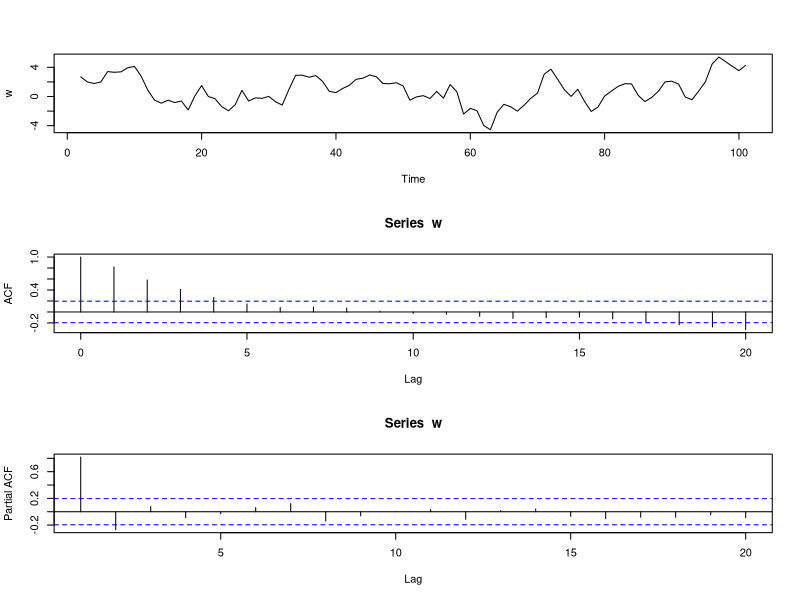
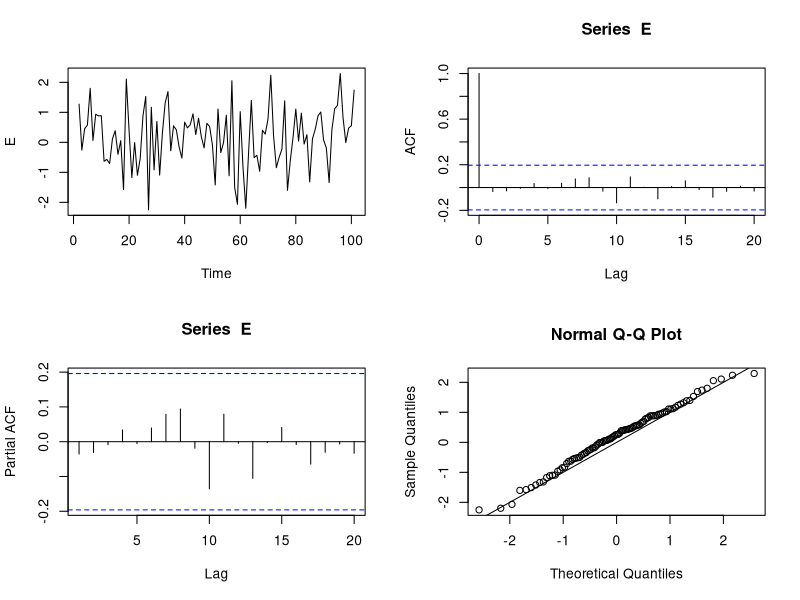
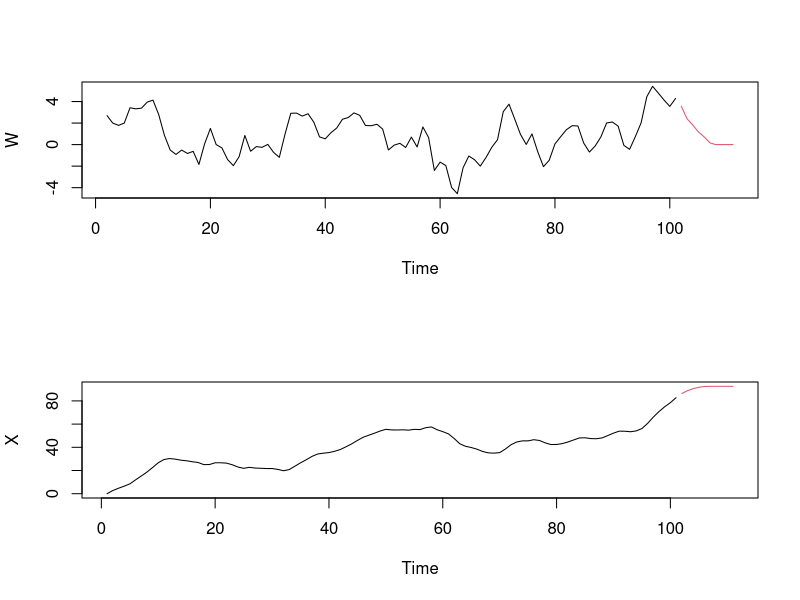
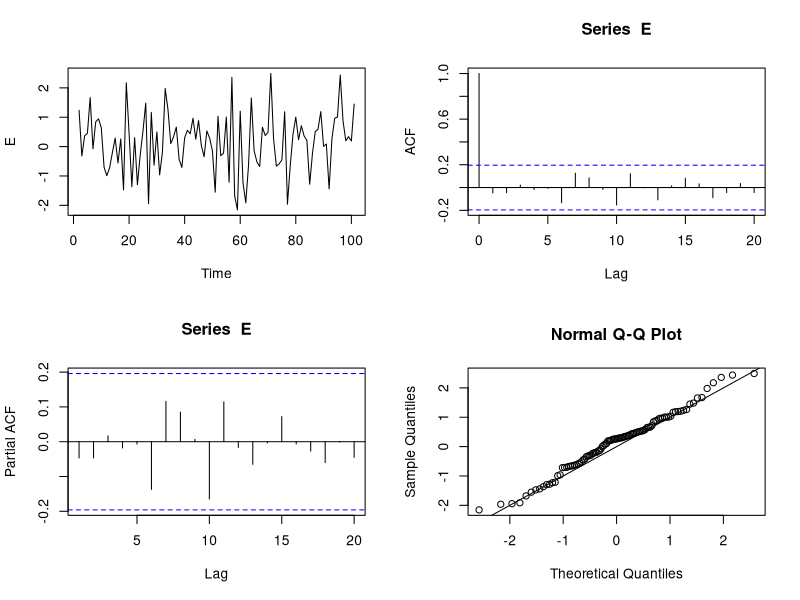
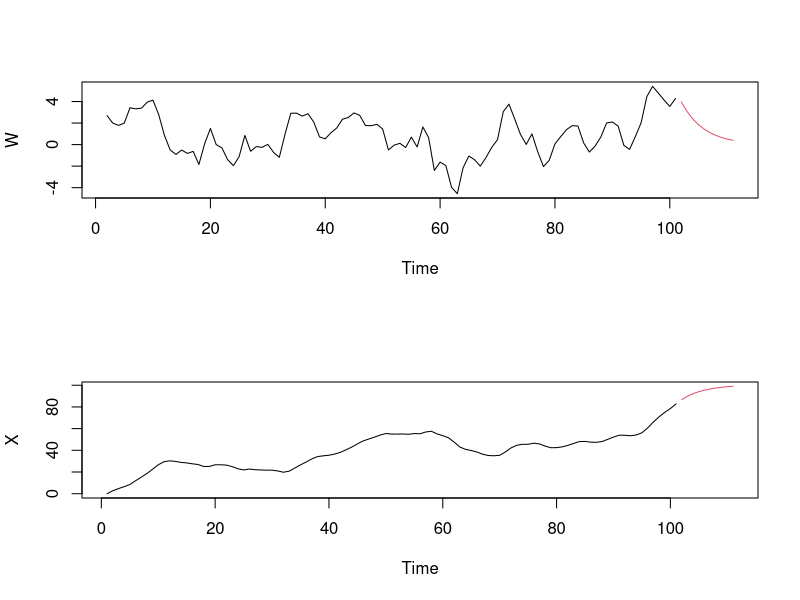
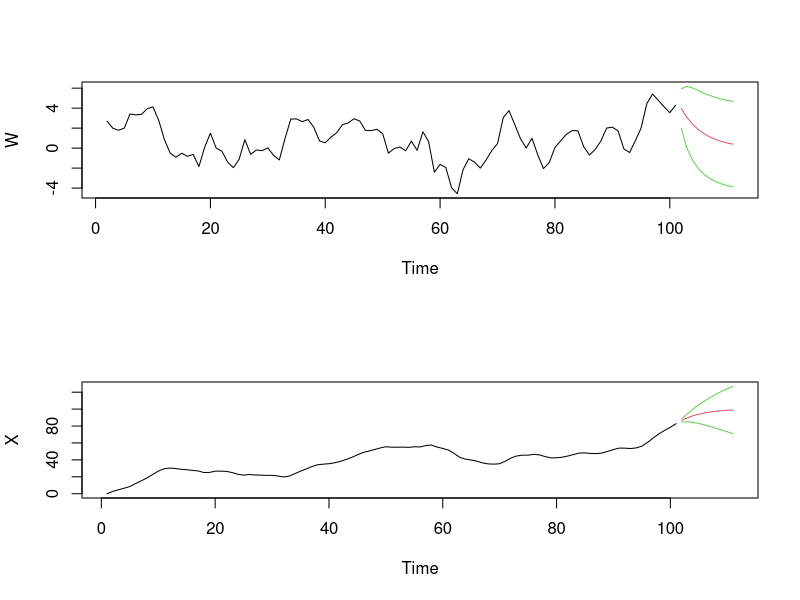
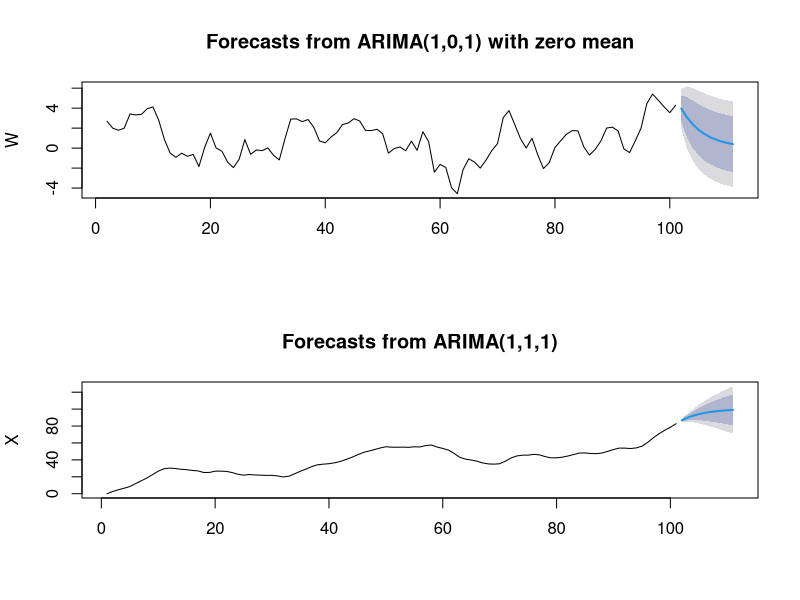
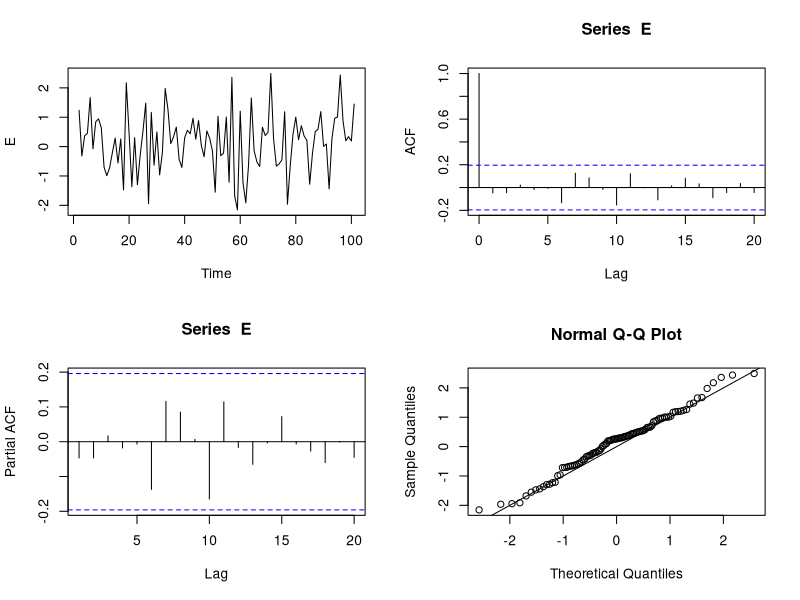

The R script that drew these images, in order:

## simulando ARIMA(1,1,1)
x <- arima.sim(n = 100, model=list(order=c(1,1,1), ar = 0.6, ma = 0.5))


## série diferenciada
w <- diff(x, differences = 1 )

## correlações da série estacionária {w_t}
par(mfrow=c(3,1))
plot.ts(w)
print( acf(w))
print( pacf(w))




#################################################
#### Previsão  do modelo MA(q) para {w_t} #######
#################################################
fit_w <- arima(w, order=c(0,0,6), include.mean = FALSE)

E <- fit_w$residuals

## análise visual
par(mfrow=c(2,2))
plot(E)
acf(E)
pacf(E)
qqnorm(E)
abline(0,1)


# Modelo escolhido para X --> ARIMA(0,1,6)
fit_x <- arima(x, order=c(0,1,6), include.mean = FALSE)

##################
### Previsão #####
##################
par(mfrow=c(2,1))

## Funcao base do R para previsão
## previsão série {w}
prev_w <- predict(fit_w, 10) ## previsão de 10 valores a frente de w_n

plot(cbind(w,prev_w$pred) , plot.type = "single", col=c(1,2), ylab='W')

## previsão série {x}
prev_x <- predict(fit_x, 10) ## previsão de 10 valores a frente de x_n

plot(cbind(x,prev_x$pred) , plot.type = "single", col=c(1,2), ylab='X')







######################################################
#### Ajuste e resíduos do ARMA(p,q) para {w_t}   #####
######################################################

fit_w <- arima(w, order=c(1,0,1), include.mean = FALSE)

E <- fit_w$residuals

## análise visual
par(mfrow=c(2,2))
plot(E)
acf(E)
pacf(E)
qqnorm(E)
abline(0,1)


# Modelo escolhido para X --> ARIMA(1,1,1)
fit_x <- arima(x, order=c(1,1,1), include.mean = FALSE)


###############################################
### Previsão da série {w_t} --> ARMA(1,1) #####
###############################################

par(mfrow=c(2,1))

## Funcao base do R para previsão

## previsão série {w}
prev_w <- predict(fit_w, 10) ## previsão de 10 valores a frente de w_n

plot(cbind(w,prev_w$pred) , plot.type = "single", col=c(1,2), ylab='W')

#### Calculando a variancia do ARMA(p,q) via MA(Inf)
sigma2 <- fit_w$sigma2 ## estimativa do sigma2
MA_coef <- ARMAtoMA(ar = 0.5571, ma = 0.5419, lag.max=9) ## tranforma ARMA(p,q) em MA(Inf) e retornar os coeficientes
var_cond <- sigma2*cumsum(c(1,MA_coef^2))
print(var_cond) #sigma2_{n+h|n}, h=1,2,...,10

## a função predict() retorna desvio padrão condicional (erro padrão), veja a equivalencia:
sqrt(var_cond)
prev_w$se


##################################################
### Previsão da série {x_t} --> ARIMA(p,d,q) #####
##################################################

# sabemos que x_{n+h|n} = x_n + soma_{i=1}^h w_{n+i|n}
# logo
n <- length(x)
x[n] + cumsum(prev_w$pred)
# são as previsões pontuais para a série {x}

## compare com os resultados da funcao predict()
prev_x <- predict(fit_x, 10) ## previsão de 10 valores a frente de x_n
prev_x$pred

plot(cbind(x,prev_x$pred) , plot.type = "single", col=c(1,2), ylab='X')

## a função predict retorna desvio padrão condicional (erro padrão) do modelo ARIMA(p,d,q)
## calculado via filtro kalman
prev_x$se



################################################################
###        Previsao intervalar                ##################
################################################################
###
### Verificada a condição de normalidade dos resíduos
### intervalos com 95% de confiança para X_{n+h|n}
### são dados por x_{n+h|n} +- 1,96 sqrt( sigma2_{n+h|n} )

par(mfrow=c(2,1))

### série {w}
LI <- prev_w$pred - 1.96*prev_w$se
LS <- prev_w$pred + 1.96*prev_w$se
plot(cbind(w,prev_w$pred,LI,LS) , plot.type = "single", col=c(1,2,3,3), ylab='W')

### série {x}
LI <- prev_x$pred - 1.96*prev_x$se
LS <- prev_x$pred + 1.96*prev_x$se
plot(cbind(x,prev_x$pred,LI,LS) , plot.type = "single", col=c(1,2,3,3), ylab='X')










################################################################
##########   O pacote forecast                ##################
################################################################

require(forecast)

par(mfrow=c(2,1))

### série {w}
prev_w <- forecast(fit_w, h=10, level=c(80,95))
prev_w
plot(prev_w, ylab='W')

### série {x}
prev_x <- forecast(fit_x, h=10, level=c(80,95))
prev_x
plot(prev_x, ylab='X')


#########################################
######## arima automático   #############
#########################################
## ajusta automaticamente as ordens e ajusta o modelo
fit_auto <- auto.arima(x)
E <- fit_w$residuals

## análise visual
par(mfrow=c(2,2))
plot(E)
acf(E)
pacf(E)
qqnorm(E)
abline(0,1)

prev_auto <- forecast(fit_auto, h=10, level=c(80,95))
prev_auto
plot(prev_auto)






#################################################################
######### AirPassengers #########################################
#################################################################

fit_auto <- auto.arima(AirPassengers)
E <- fit_w$residuals

## análise visual
par(mfrow=c(2,2))
plot(E)
acf(E)
pacf(E)
qqnorm(E)
abline(0,1)

prev_auto <- forecast(fit_auto, h=10, level=c(80,95))
prev_auto
plot(prev_auto)







#################################################################
#########      Nile          ####################################
#################################################################

plot(Nile)

fit_auto <- auto.arima(Nile)
E <- fit_w$residuals

## análise visual
par(mfrow=c(2,2))
plot(E)
acf(E)
pacf(E)
qqnorm(E)
abline(0,1)

prev_auto <- forecast(fit_auto, h=10, level=c(80,95))
prev_auto
plot(prev_auto)




require(magrittr)

x <- AirPassengers
fit1 <- arima(x, order=c(1,1,0), seasonal = c(0,1,0), include.mean = FALSE)
fit1

require(forecast) 

fit1 %>% forecast(36) %>% plot()


